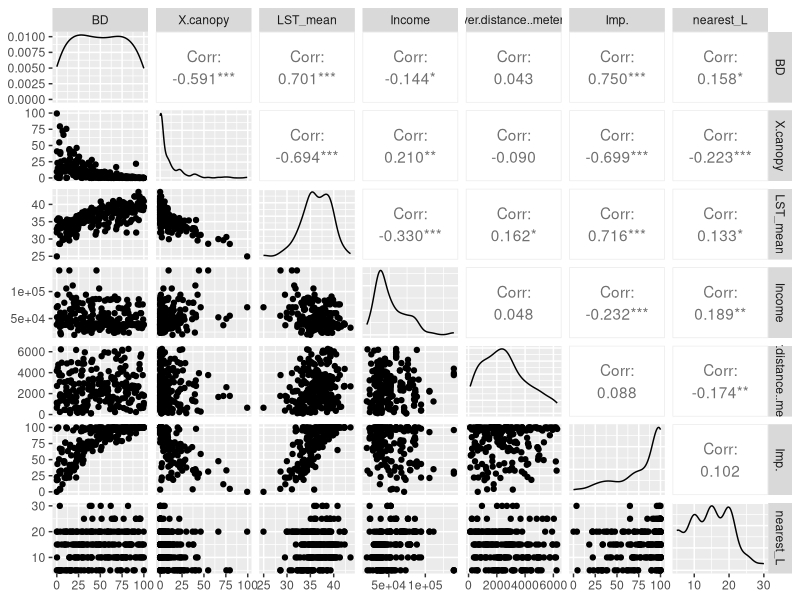
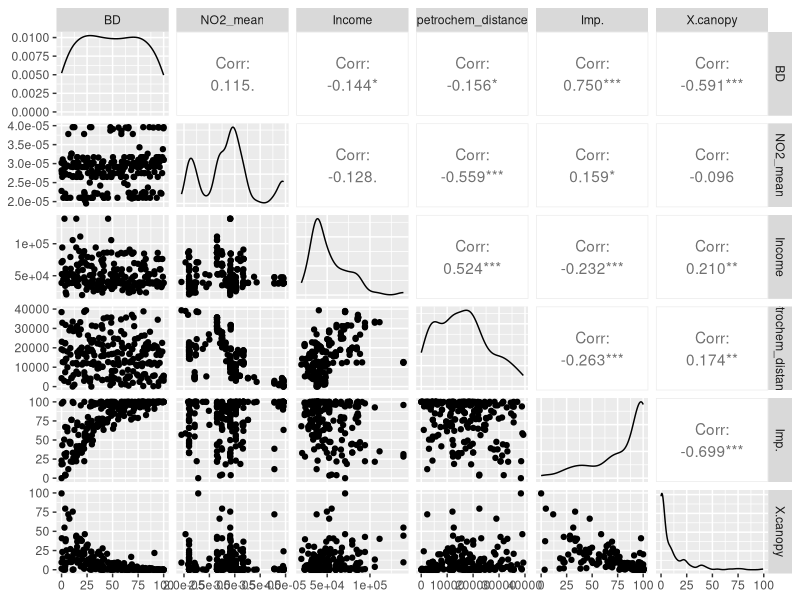
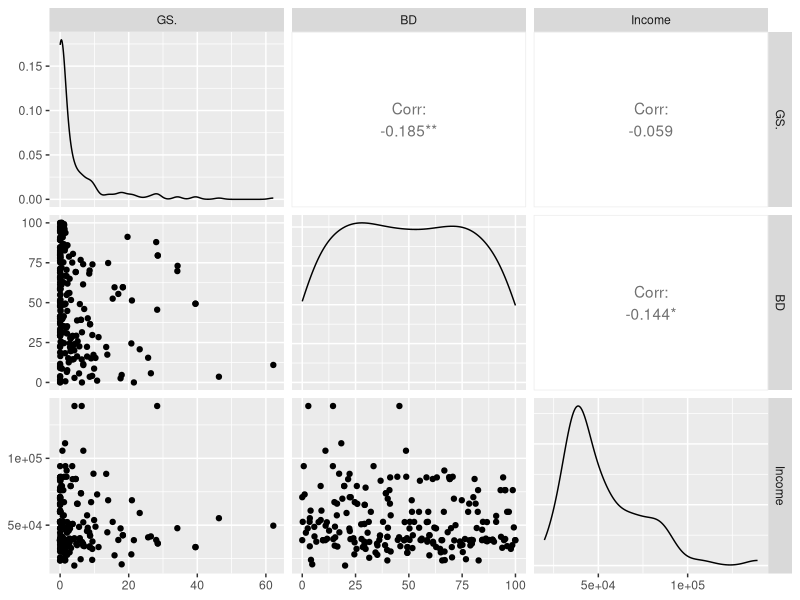
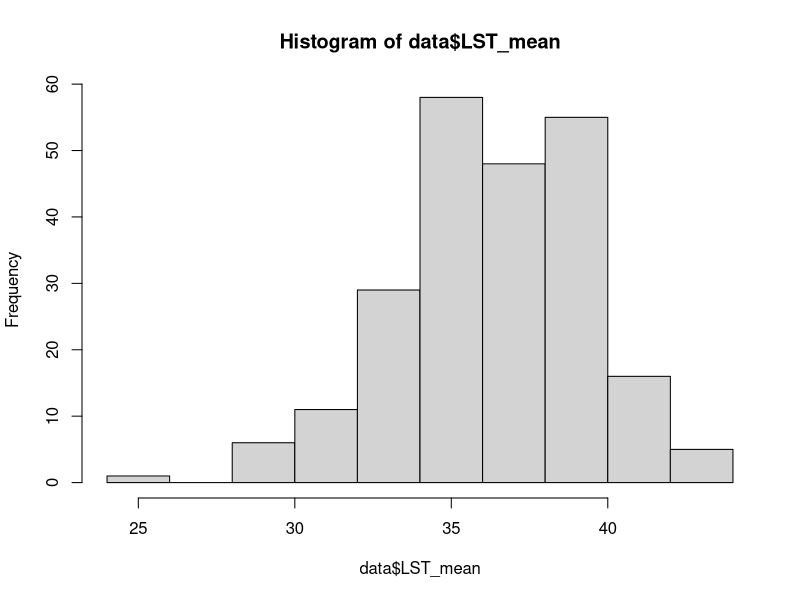
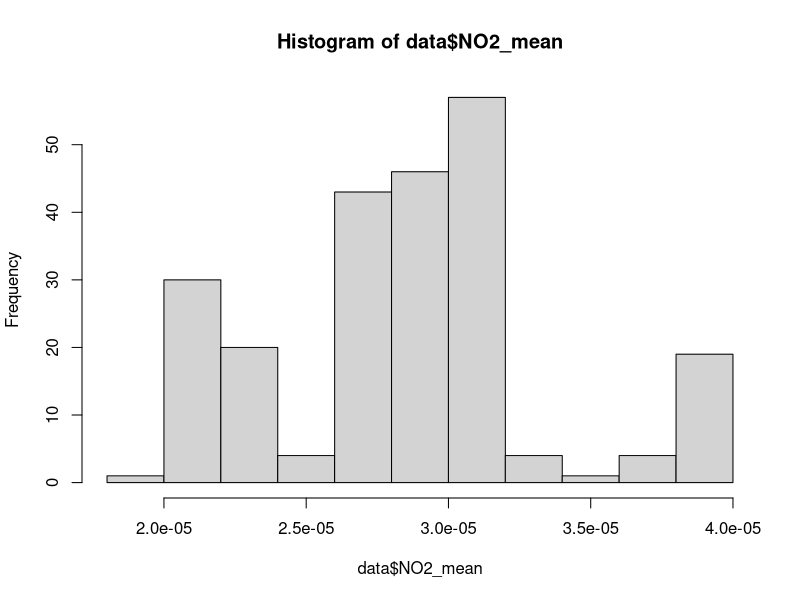
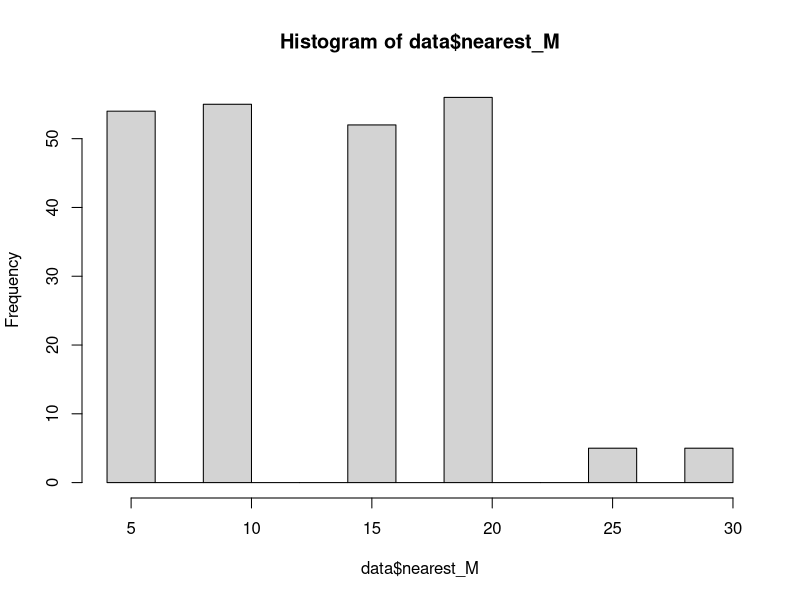
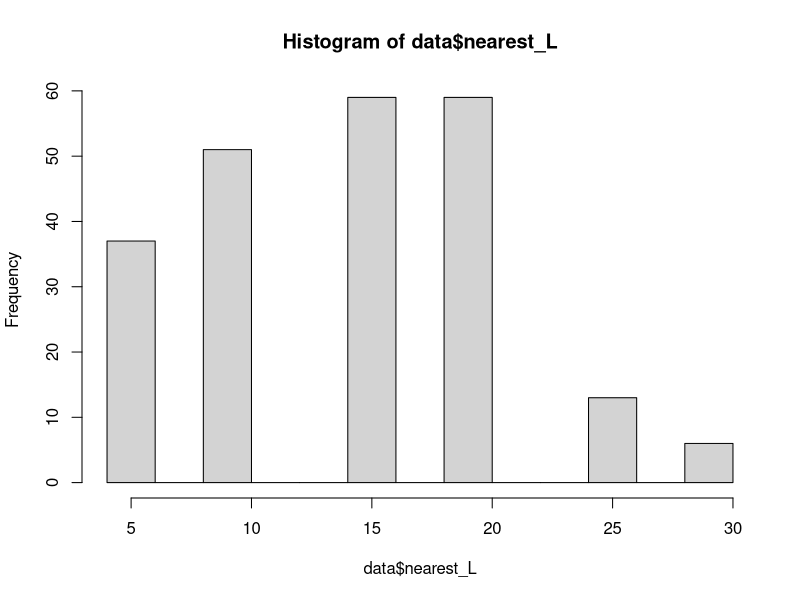
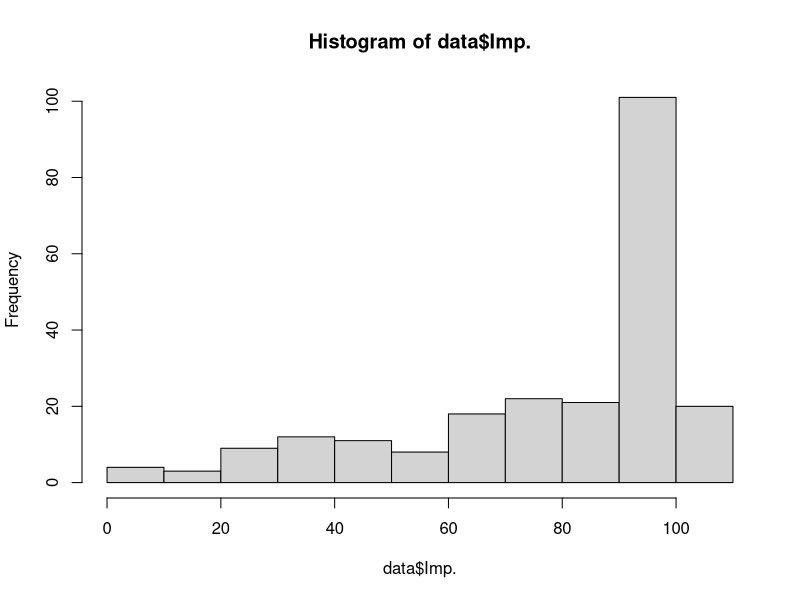

Here is the R script that generated these plots, in order:
data<-read.csv("Data/shortlist_data_0813.csv")
View(data)


#install.packages("GGally")
library(GGally)
#install.packages("tidyverse")
library(tidyverse)

##Look at correlation matrices 

data.selected.LST<-
  data%>%select(BD,X.canopy,LST_mean, Income, river.distance..meters., Imp.,nearest_L)
GGally::ggpairs(data.selected.LST)

data.selected.NO2<-
  data%>%select(BD,NO2_mean,Income,petrochem_distance, Imp., X.canopy)
GGally::ggpairs(data.selected.NO2)


data.selected.GS<-
  data%>%select(GS.,BD, Income)
GGally::ggpairs(data.selected.GS)



##Looking at distributions
hist(data$LST_mean)
hist(data$NO2_mean)
hist(data$nearest_M)
hist(data$nearest_L)
hist(data$Imp.)
hist(data$BD)

##Looking at specific plots
plot(data$BD, data$X.canopy, pch=16, main="BD vs. %Canopy Cover", xlab="BD", ylab="%Canopy Cover")
##clear trend

plot(data$BD,data$LST_mean, pch=16, main="BD vs. LST", xlab="BD", ylab="LST")
##clear trend, linear

plot(data$X.canopy, data$LST_mean,pch=16, main="%Canopy Cover vs. LST", ylab="LST")
##clear trend, pretty linear

plot(data$nearest_L, data$LST_mean, pch=16, main="Green Space Access vs. LST",
     xlab="Distance to the nearest large green space", ylab="LST")
##doesn't look so clear

plot(data$Income, data$X.canopy, pch=16, main="Income vs. Canopy Cover", xlab="Income", ylab="Canopy Cover")
##doesn't look so clear

plot(data$Income, data$LST_mean, pch=16, main="Income vs. LST", xlab="Income", ylab="LST")
##doesn't look so clear, but slight negative trend?

plot(data$river.distance..meters.,data$LST_mean, main="Distance to River vs. LST",
     xlab="Distance to river", ylab="LST")
##not super clear, slight positive trend?

plot(data$Imp.,data$LST_mean, main="Impervious vs. LST",
     xlab="Impervious Cover", ylab="LST")
##clear positive trend, linear

plot(data$petrochem_distance, data$NO2_mean, pch=16, main="Distance to Factory vs. NO2", xlab="Distance
     to Factory", ylab= "NO2")
##negative trend

plot(data$Income, data$NO2_mean, pch=16, main="Income vs. NO2", xlab="Income", ylab= "NO2")
##trend unclear

plot(data$Income, data$BD, pch=16, main="Income vs. BD", xlab="Income", ylab="BD")
##not super clear, slight negative trend?

plot(data$BD, data$nearest_M, pch=16, main="BD vs. Green Space Access", xlab="Building Density", ylab= "Green Space Access")
##no clear trend

plot(data$Income, data$nearest_M, pch=16, main="Income vs. Green Space Access", xlab="Income", ylab= "Green Space Access")
##trend not strong

plot(data$Imp., data$NO2_mean, pch=16, main="Impervious Cover vs. NO2", xlab="Impervious Cover", ylab= "NO2")
##trend not clear

plot(data$BD, data$NO2_mean, pch=16, main="Building Density vs. NO2", xlab="Building Density", ylab= "NO2")
##trend not clear

plot(data$Income, data$Imp., pch=16, main="Impervious Cover vs. Income", xlab="Income", ylab= "Impervious Cover")
##negative trend

plot(data$Income, data$petrochem_distance, pch=16, main="Income vs. Distance to Factory", xlab="Income", ylab= "Distance to Factory")
##positive trend

plot(data$Road.,data$NO2_mean, pch=16, main="Road% vs. NO2", xlab="Road%", ylab= "NO2")
##not clear

plot(data$road.distance..meters.,data$NO2_mean, pch=16, main="Road Distance vs. NO2", xlab="Road Distance", ylab= "NO2")
##not clear

plot(data$NDVImean, data$NO2_mean, pch=16, main="NDVI vs. NO2", xlab="NDVI", ylab= "NO2")
##not clear

plot(data$X.canopy, data$NO2_mean, pch=16, main="Canopy% vs. NO2", xlab="%Canopy", ylab="NO2")
##not clear

plot(data$BD, data$Imp., pch=16, main="BD vs. Impervious", xlab="BD", ylab="Impervious")
##clear trend

plot(data$Imp., data$X.canopy, pch=16, main="%Canopy vs. Impervious", xlab="Impervious", ylab="%Canopy")
##clear trend
